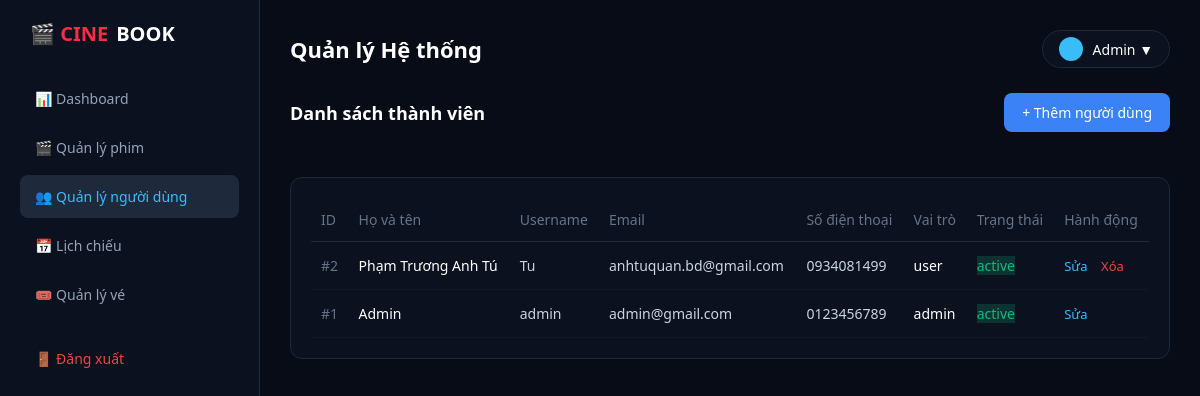
Screenshot of /account/admin/users.php with the database file from the repository.
### tables this page shows
CREATE TABLE `users` (
  `id` int(11) NOT NULL,
  `fullname` varchar(255) NOT NULL,
  `username` varchar(100) NOT NULL,
  `email` varchar(255) NOT NULL,
  `phone` varchar(20) DEFAULT NULL,
  `password` varchar(255) NOT NULL,
  `avatar` varchar(255) DEFAULT 'default.png',
  `role` enum('admin','user') DEFAULT 'user',
  `status` enum('active','locked') DEFAULT 'active',
  `remember_token` varchar(255) DEFAULT NULL,
  `created_at` timestamp NOT NULL DEFAULT current_timestamp(),
  `updated_at` timestamp NULL DEFAULT NULL ON UPDATE current_timestamp(),
  `login_attempts` int(11) DEFAULT 0,
  `lock_time` datetime DEFAULT NULL
);

### account/admin/users.php (the view, shortened to what this page needs)
<?php
$host = "localhost";
$user = "root";
$pass = "";
$dbname = "movie_website";
try {
    $conn = new PDO("mysql:host=$host;dbname=$dbname;charset=utf8", $user, $pass);
    $conn->setAttribute(PDO::ATTR_ERRMODE, PDO::ERRMODE_EXCEPTION);
} catch(PDOException $e) {
    die("Kết nối database thất bại: " . $e->getMessage());
}
$stmt = $conn->query("SELECT * FROM `users` ORDER BY `id` DESC");
$all_users = $stmt->fetchAll(PDO::FETCH_ASSOC);
include_once 'includes/header.php';
?>
<div style="display: flex; justify-content: space-between; align-items: center; margin-bottom: 20px;">
    <h3 style="font-size: 18px; font-weight: bold; color: #fff;">Danh sách thành viên</h3>
    <a href="user-create.php" style="background-color: #3b82f6; color: white; padding: 10px 18px; border-radius: 8px; text-decoration: none; font-size: 14px; font-weight: 500; transition: 0.2s;">+ Thêm người dùng</a>
</div>
<div class="content-box" style="background-color: #0b111e; border: 1px solid #1e293b; border-radius: 12px; padding: 20px;">
    <table class="data-table" style="width: 100%; border-collapse: collapse; text-align: left; font-size: 14px;">
        <thead>
            <tr style="border-bottom: 1px solid #1e293b;">
                <th style="padding: 12px 10px; color: #64748b; font-weight: 500;">ID</th>
                <th style="padding: 12px 10px; color: #64748b; font-weight: 500;">Họ và tên</th>
                <th style="padding: 12px 10px; color: #64748b; font-weight: 500;">Username</th>
                <th style="padding: 12px 10px; color: #64748b; font-weight: 500;">Email</th>
                <th style="padding: 12px 10px; color: #64748b; font-weight: 500;">Số điện thoại</th>
                <th style="padding: 12px 10px; color: #64748b; font-weight: 500;">Vai trò</th>
                <th style="padding: 12px 10px; color: #64748b; font-weight: 500;">Trạng thái</th>
                <th style="padding: 12px 10px; color: #64748b; font-weight: 500;">Hành động</th>
            </tr>
        </thead>
        <tbody>
            <?php foreach ($all_users as $user): ?>
            <tr style="border-bottom: 1px solid #0f172a;">
                <td style="padding: 14px 10px; color: #64748b;">#<?= $user['id'] ?></td>
                <td style="padding: 14px 10px; font-weight: 500; color: #fff;"><?= htmlspecialchars($user['fullname']) ?></td>
                <td style="padding: 14px 10px; color: #cbd5e1;"><?= htmlspecialchars($user['username']) ?></td>
                <td style="padding: 14px 10px; color: #cbd5e1;"><?= htmlspecialchars($user['email']) ?></td>
                <td style="padding: 14px 10px; color: #cbd5e1;"><?= htmlspecialchars($user['phone'] ?? 'Chưa cập nhật') ?></td>
                <td style="padding: 14px 10px;">
                    <span class="badge <?= $user['role'] ?>"><?= $user['role'] ?></span>
                </td>
                <td style="padding: 14px 10px;">
                    <span class="badge active" style="color: #10b981; background: rgba(16, 185, 129, 0.2);"><?= $user['status'] ?></span>
                </td>
                <td style="padding: 14px 10px;">
                    <a href="user-create.php?edit_id=<?= $user['id'] ?>" class="btn-action" style="color: #38bdf8; text-decoration: none; margin-right: 10px; font-size: 13px;">Sửa</a>
                    <?php if($user['id'] != 1): ?>
                        <a href="users.php?delete_id=<?= $user['id'] ?>" class="btn-action delete" style="color: #ef4444; text-decoration: none; font-size: 13px;" onclick="return confirm('Bạn có chắc chắn muốn xóa thành viên này?')">Xóa</a>
                    <?php endif; ?>
                </td>
            </tr>
            <?php endforeach; ?>
        </tbody>
    </table>
</div>
<?php
include_once 'includes/footer.php';
?>

### account/admin/includes/header.php (style rules this page uses)
* { box-sizing: border-box; font-family: 'Segoe UI', Tahoma, Geneva, Verdana, sans-serif; margin: 0; padding: 0; }
body { background-color: #060b13; color: #fff; display: flex; min-height: 100vh; overflow-x: hidden; }

### rows the page displays
users: id "2", fullname "Phạm Trương Anh Tú", username "Tu", email "anhtuquan.bd@gmail.com", phone "0934081499", role "user", status "active"
users: id "1", fullname "Admin", username "admin", email "admin@gmail.com", phone "0123456789", role "admin", status "active"
